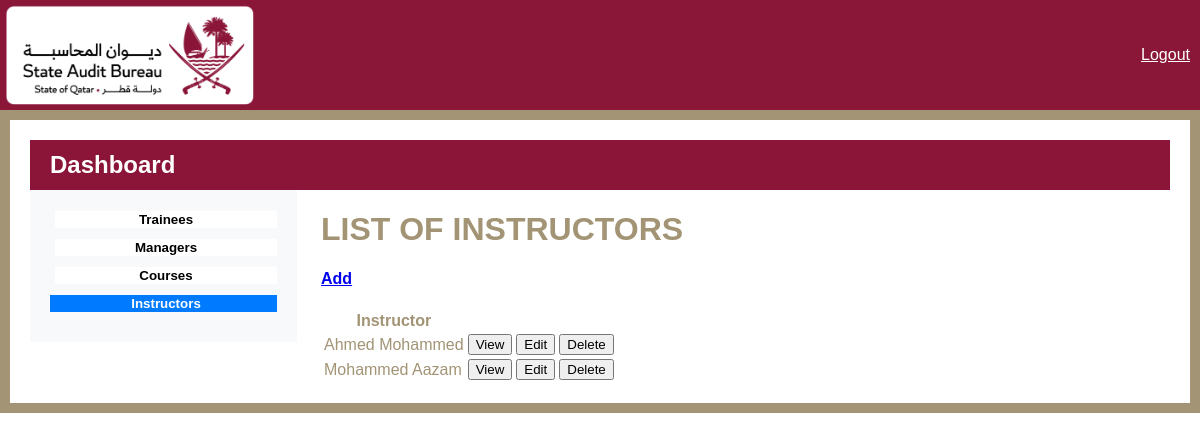
The page /instructors/ on the database its author committed.
### base/models.py (models this page shows)
class Instructor(models.Model):
     id = models.AutoField(primary_key=True)
     first_name = models.CharField(max_length=255)
     last_name = models.CharField(max_length=255)
     email = models.EmailField(max_length=156)
     phone = models.CharField(max_length= 20)
     def __str__(self):
          return self.first_name + " " + self.last_name

### base/views.py (the view)
# urls.py: path('instructors/', InstructorList.as_view(), name="instructors"),
class InstructorList(ListView):
    model = Instructor
    template_name = 'base/admin_dashboard/instructor_list.html'
    context_object_name = 'instructors'

### base/templates/base/admin_dashboard/instructor_list.html (shortened to what this page needs)
{% load static %}
<!DOCTYPE html>
<html>
   <head>
      <link rel="stylesheet" href="https://cdnjs.cloudflare.com/ajax/libs/font-awesome/6.3.0/css/all.min.css" />
	  <link rel="stylesheet" href="https://cdnjs.cloudflare.com/ajax/libs/bootstrap/5.3.0-alpha1/css/bootstrap-grid.min.css" />
    <link rel="stylesheet" href="{% static 'css/reg_style.css' %}">
</head>
   <body>
    <div class="header">
      <div class="logo">
         <img src="{% static 'img/primary-rgb-state-audit-bureau-1@2x.png' %}" alt="Logo">
       </div>
       <div class="language-toggle">
         <span ><a  style="color:white;"class="hello-msg" href="{% url 'logout' %}">Logout</a></span>
      </div>
    </div>
<div class="gold-border container-fluid">
   <div class="maroon-bar">
      <h2>Dashboard</h2>
   </div>
   <div class="row">
      <div class="col-lg-3 col-md-4 col-sm-5 bg-light order-sm-1">
         <div class="left-pane">
            <a href="{% url 'trainees' %}"><button class="btn" id="trainees-button">Trainees</button></a>
            <a href="{% url 'managers' %}"><button class="btn" id="managers-button">Managers</button></a>
            <a href="{% url 'courses' %}"><button class="btn" id="managers-button">Courses</button></a>
            <a href="{% url 'instructors' %}"><button class="btn active" id="managers-button">Instructors</button></a>
         </div>
      </div>
      <div class="col-lg-9 col-md-8 col-sm-7 bg-secondary order-sm-2">
               <div id="trainees-content">
                  <h1>LIST OF INSTRUCTORS</h1>
                  <h4><a href="{% url 'instructor-create' %}">Add</a></h4>
                  <table>
                     <tr>
                         <th>Instructor</th>
                         <th></th>
                         <th></th>
                         <th></th>
                     </tr>
                     {% for instructor in instructors %}
                     <tr>
                        <td>{{instructor}}</td>
                        <td><a href="{% url 'instructor' instructor.id %}"><button class="btn btn-outline-primary btn-sm mr-2">View</button></a></td>
                        <td><a href="{% url 'instructor-update' instructor.id %}"><button class="btn btn-outline-success btn-sm">Edit</button></a></td>
                        <td><a href="{% url 'instructor-delete' instructor.id %}"><button class="btn btn-outline-success btn-sm">Delete</button></a></td>
                     </tr>
                     {%empty%}
                     <h3>No instructors</h3>
                     {% endfor %}
                 </table>
               </div>
</body>
</html>

### base/static/css/reg_style.css (style rules this page uses)
* { box-sizing: border-box; }
body { margin: 0; font-family: sans-serif; color: #A29475; }
.header { display: flex; justify-content: space-between; align-items: center; padding: 10px; background-color: #8A1738; height: 110px; }
.logo img { height: 100px; left: 5px; position: absolute; top: 5px; }

### base/templates/base/admin_dashboard/instructor_list.html (style rules this page uses)
body { margin: 20px; background-color: #fff; }
.gold-border { border: 10px solid#A29475; padding: 20px; background-color: #fff; }
.maroon-bar { background-color: #8A1538; color: #fff; height: 50px; display: flex; align-items: center; justify-content: flex-start; padding: 0 20px; }
.maroon-bar h2 { margin: 0; font-weight: bold; font-size: 24px; }
.left-pane { background-color: #f8f9fa; padding: 20px; }
.left-pane button { background-color: #fff; color: #000; font-weight: bold; margin-bottom: 10px; border: none; border-left: 5px solid #f8f9fa; width: 100%; }
.left-pane button.active { background-color: #007bff; color: #fff; border-color: #007bff; }

### rows shown on the page
Instructor: first_name+last_name "Ahmed Mohammed"
Instructor: first_name+last_name "Mohammed Aazam"
